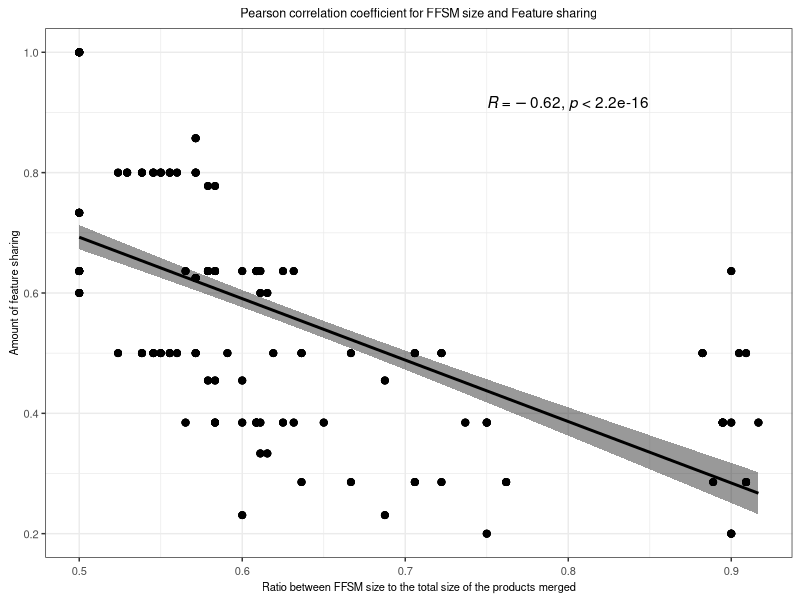
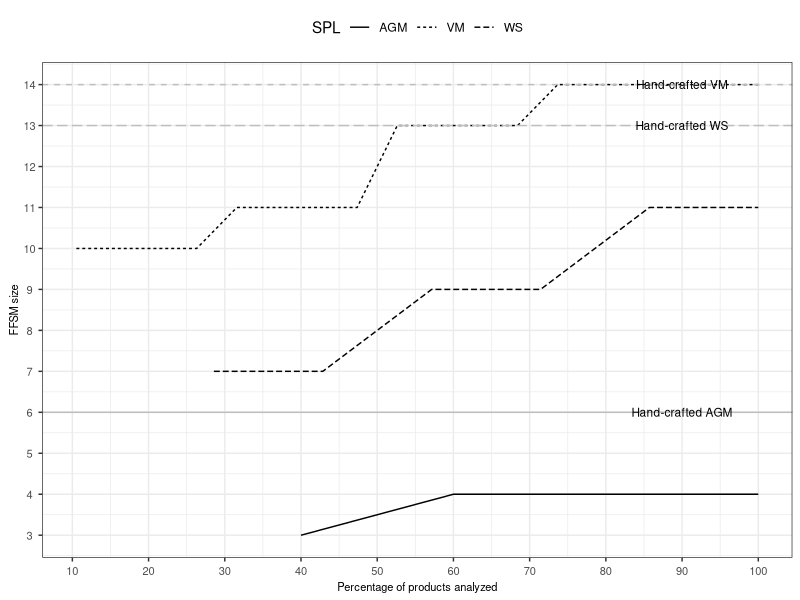
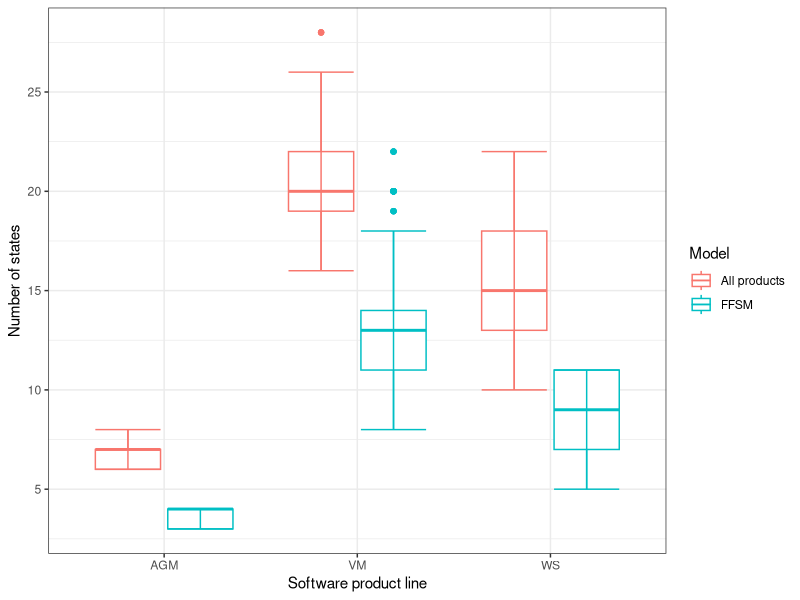
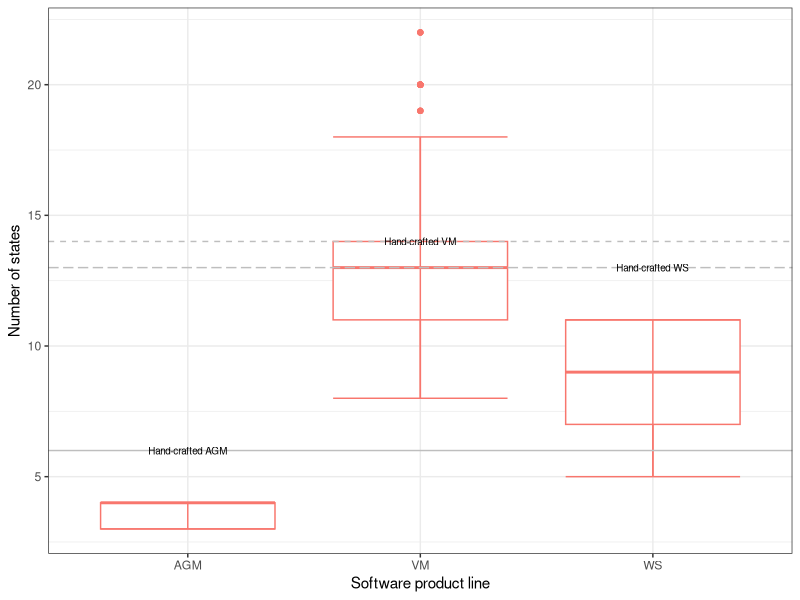
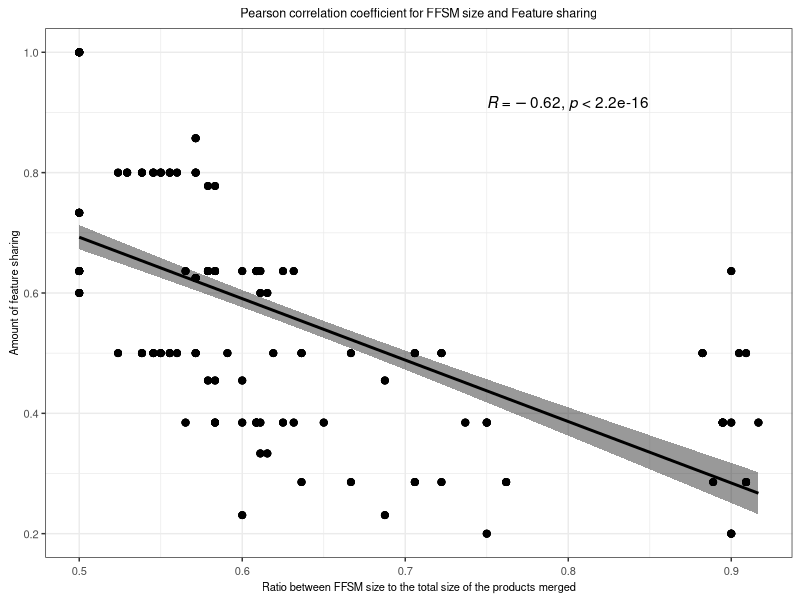
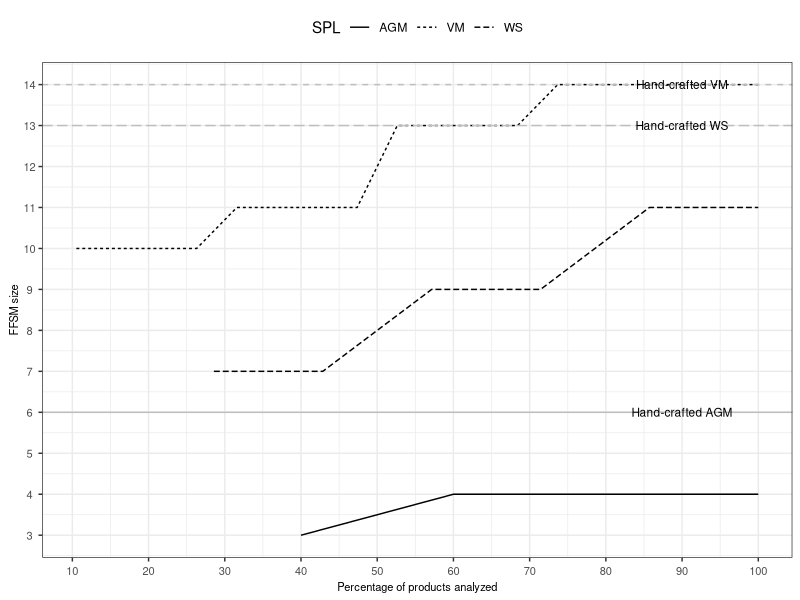
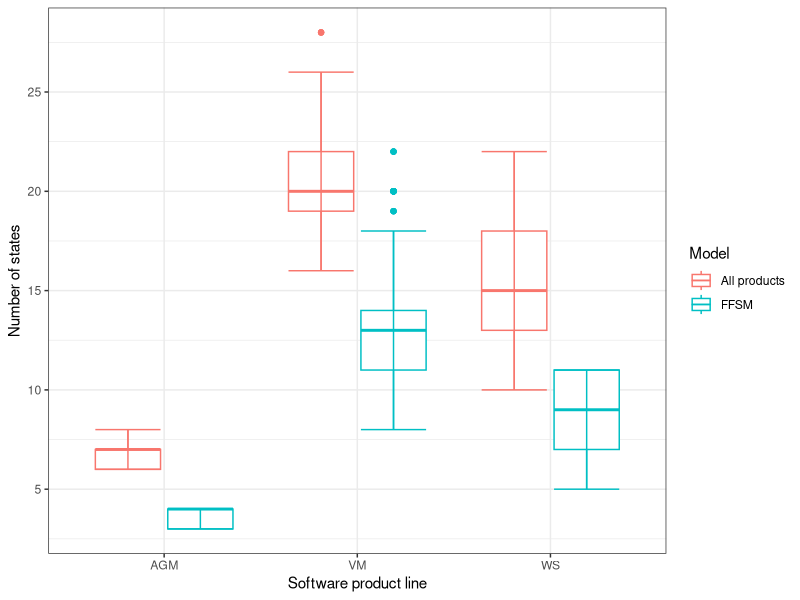
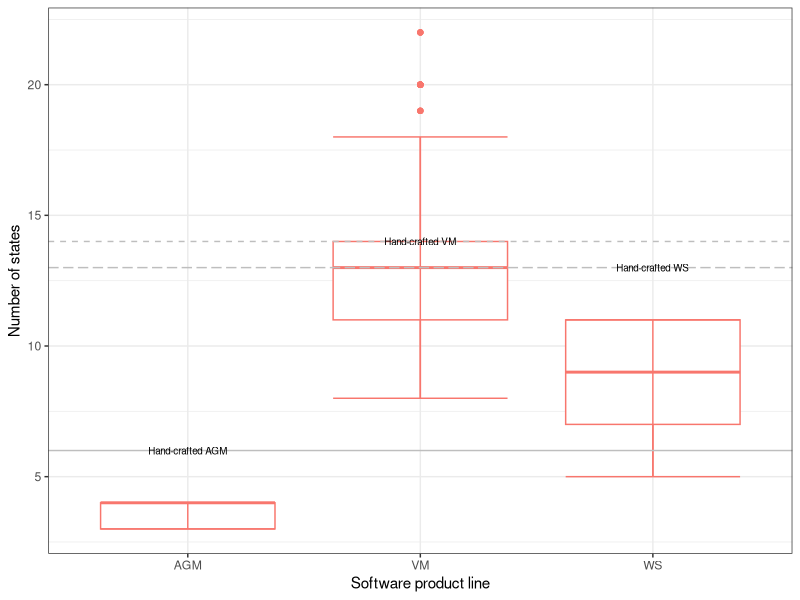

The R script that drew these images, in order: (Note: this script raises an error after producing the figures.)
list.of.packages <- c("ggpubr","ggrepel","ggplot2","effsize")

# new.packages <- list.of.packages[!(list.of.packages %in% installed.packages(lib.loc="/home/cdnd1/Rpackages/")[,"Package"])]
# if(length(new.packages)) install.packages(new.packages,lib="/home/cdnd1/Rpackages/")
# lapply(list.of.packages,require,character.only=TRUE, lib.loc="/home/cdnd1/Rpackages/")

new.packages <- list.of.packages[!(list.of.packages %in% installed.packages()[,"Package"])]
if(length(new.packages)) install.packages(new.packages, dependencies = TRUE)
lapply(list.of.packages,require,character.only=TRUE)

rm(new.packages,list.of.packages)

tab<-read.table("dataset.tab",sep="\t", header=TRUE)
corrMethod<-"pearson"
  
plot<-ggscatter(tab,
                x = "RatioStates",
                xlab = "Ratio between FFSM size to the total size of the products merged",
                y = "RatioFeatures",
                ylab = "Amount of feature sharing",
                title = "Pearson correlation coefficient for FFSM size and Feature sharing",
                add = "reg.line",
                cor.coeff.args = list(method = corrMethod, label.x.npc = 0.6, label.y.npc = 0.9),
                conf.int = TRUE, # Add confidence interval
                cor.coef = TRUE # Add correlation coefficient. see ?stat_cor
)+
  theme_bw()+
  theme(
  plot.title = element_text(hjust = 0.5, size=9),
  axis.text.x  = element_text(angle = 0,   hjust = 0.5, vjust = 0.5, size=8),
  axis.text.y  = element_text(angle = 0,   hjust = 0.5, vjust = 0.5, size=8),
  axis.title.x  = element_text(angle = 0,  hjust = 0.5, vjust = 0.5, size=8),
  axis.title.y  = element_text(angle = 90, hjust = 0.5, vjust = 0.5, size=8),
)

plot
filename <- "correlation.pdf"
ggsave(device=cairo_pdf, filename, width = 8, height = 4, dpi=320)  # ssh plots  

##########################################################################

tab_recov<-read.table("recovering_ffsm.tab",sep="\t", header=TRUE)
tab_recov[,"Products.Analyzed"]<-tab_recov[,"Products.Analyzed"]*100
plot <- ggplot(data=tab_recov, aes_string(x="Products.Analyzed", y="StatesFFSM",shape="SPL")) +
  geom_line(stat = "identity",aes_string(linetype="SPL"))+
  labs(
    y = "FFSM size",
    x = "Percentage of products analyzed",
    title = "Size of the FFSMs recovered"
    )+
  scale_x_continuous(breaks = seq(0,100,10)) +
  scale_y_continuous(breaks = seq(0,15,1))+
  theme_bw()+
  geom_hline(colour="gray", yintercept=6,linetype="solid") + 
  geom_hline(colour="gray", yintercept=14,linetype="dashed") + 
  geom_hline(colour="gray", yintercept=13,linetype="longdash") + 
  annotate("text",x = 90, y = 6, label="Hand-crafted AGM" , size = 3)+
  annotate("text",x = 90, y = 14, label="Hand-crafted VM" , size = 3)+
  annotate("text",x = 90, y = 13, label="Hand-crafted WS" , size = 3)+
  theme(
    # plot.title = element_text(hjust = 0.5, size=9),
    plot.title = element_blank(),
    legend.position="top",
    axis.text.x  = element_text(angle = 0,   hjust = 0.5, vjust = 0.5, size=8),
    axis.text.y  = element_text(angle = 0,   hjust = 0.5, vjust = 0.5, size=8),
    axis.title.x  = element_text(angle = 0,  hjust = 0.5, vjust = 0.5, size=8),
    axis.title.y  = element_text(angle = 90, hjust = 0.5, vjust = 0.5, size=8)
  )
  
plot
filename <- "recovering_ffsm.pdf"
ggsave(device=cairo_pdf, filename, width = 6, height = 4, dpi=320)  # ssh plots  


  

# spl_name<-tab_recov$SPL
spl_name<-gsub("_[0-9]+\\.[a-z]+$","",tab$Reference)
spl_name<-toupper(gsub("^fsm_","",spl_name))
tot_prod_siz<-tab$TotalStatesRef+tab$TotalStatesUpdt
ffsm_siz<-tab$StatesFFSM
tab_prods<-data.frame(SPL=spl_name,Size=ffsm_siz,Model=rep("FFSM",length(spl_name)))
tab_prods<-rbind(tab_prods,setNames(data.frame(spl_name,tot_prod_siz,rep("All products",length(spl_name))),names(tab_prods)))

plot <- ggplot(data=tab_prods, aes_string(x="SPL",y="Size",color="Model")) + 
  geom_boxplot()+ 
  stat_boxplot(geom ='errorbar')+
  # geom_hline(colour="gray", yintercept=6,linetype="solid") + 
  # geom_hline(colour="gray", yintercept=14,linetype="dashed") + 
  # geom_hline(colour="gray", yintercept=13,linetype="longdash") + 
  # annotate("text",x = 0.650, y = 6, label="Hc AGM" , size = 2)+
  # annotate("text",x = 1.550, y = 14, label="Hc VM" , size = 2)+
  # annotate("text",x = 2.750, y = 13, label="Hc WS" , size = 2)+
  # scale_y_continuous(limits=c(0,30),breaks=seq(0,30,5))+
  scale_y_continuous(breaks=seq(0,30,5))+
  scale_fill_grey() + 
  theme_bw()+
  labs(x = "Software product line", y = "Number of states")
plot
filename <- "tot_size_prod.pdf"
ggsave(device=cairo_pdf, filename, width = 6, height = 3, dpi=320)  # ssh plots  

plot <- ggplot(data=tab_prods[(tab_prods$Model=="FFSM"),], aes_string(x="SPL",y="Size",color="Model")) + 
  geom_boxplot()+ 
  stat_boxplot(geom ='errorbar')+
  geom_hline(colour="gray", yintercept=6,linetype="solid") +
  geom_hline(colour="gray", yintercept=14,linetype="dashed") +
  geom_hline(colour="gray", yintercept=13,linetype="longdash") +
  annotate("text",x = 1.0, y = 6, label="Hand-crafted AGM" , size = 2.5)+
  annotate("text",x = 2.0, y = 14, label="Hand-crafted VM" , size = 2.5)+
  annotate("text",x = 3.0, y = 13, label="Hand-crafted WS" , size = 2.5)+
  scale_y_continuous(limits=c(0,30),breaks=seq(0,30,5))+
  scale_y_continuous(breaks=seq(0,30,5))+
  scale_fill_grey() + 
  theme_bw()+
  theme(
    legend.position="none"
  )+
  labs(x = "Software product line", y = "Number of states")

plot
filename <- "tot_size_prod_2.pdf"
ggsave(device=cairo_pdf, filename, width = 5, height = 3, dpi=320)  # ssh plots  


ffsm_orig_size<-list()
ffsm_orig_size[["AGM"]]<-21
ffsm_orig_size[["VM"]]<-14
ffsm_orig_size[["WS"]]<-13
for (variable in unique(spl_name)) {
  tmp_tab<-tab_prods[tab_prods$SPL==variable,]
  wilc_val<-wilcox.test(tmp_tab[tmp_tab$Model=="All products","Size"],tmp_tab[tmp_tab$Model=="FFSM","Size"])
  print(paste(variable," p-value = ",wilc_val$p.value))
  vd_val<-VD.A(tmp_tab$Size,tmp_tab$Model)
  print(paste(variable," Â = ",vd_val$estimate,"(",vd_val$magnitude,")"))
}

for (variable in unique(spl_name)) {
  tmp_tab<-tab_prods[tab_prods$SPL==variable,]
  subtmp_tab<-tmp_tab[tmp_tab$Model=="FFSM",]
  subtmp_tab<-rbind(subtmp_tab,setNames(data.frame(rep(variable,length(subtmp_tab)),rep(ffsm_orig_size[[variable]],length(subtmp_tab)),"Original Size"),names(subtmp_tab)))
  subtmp_tab$Model<-droplevels(subtmp_tab$Model)
  wilc_val<-wilcox.test(subtmp_tab[subtmp_tab$Model=="FFSM","Size"],subtmp_tab[subtmp_tab$Model=="Original Size","Size"])
  print(paste(variable," p-value = ",wilc_val$p.value))
  vd_val<-VD.A(subtmp_tab$Size,subtmp_tab$Model)
  print(paste(variable," Â = ",vd_val$estimate,"(",vd_val$magnitude,")"))
}

